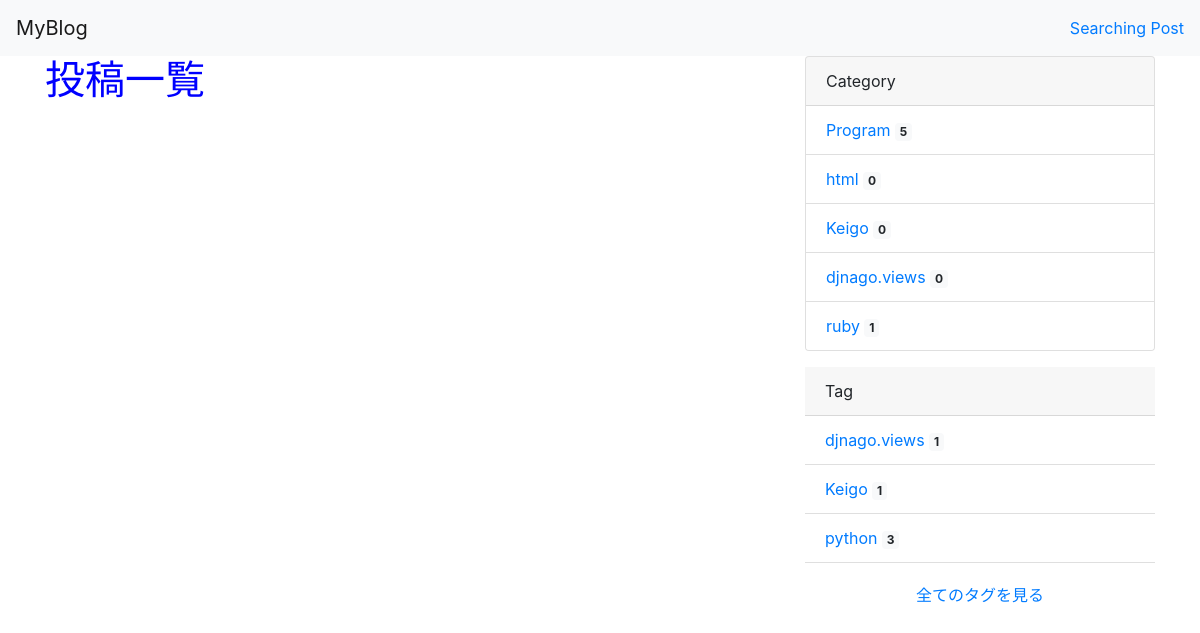
The page / on the database its author committed.
### blog_base/models.py (models this page shows, shortened)
class Category(models.Model):
    name = models.CharField(max_length=255)
    slug = models.SlugField(unique=True)
    timestamp = models.DateTimeField(auto_now_add=True)

class Tag(models.Model):
    name = models.CharField(max_length=225)
    slug = models.SlugField(unique=True)
    timestap = models.DateTimeField(auto_now_add=True)

### blog_base/views.py (the view)
# urls.py: path('', IndexView.as_view(), name='index'),
class IndexView(ListView):
    model = Post
    template_name = 'index.html'
    paginate_by = 3

### blog_base/context_processor.py (called while the page is built)
def common(request):
    context = {
        'categories': Category.objects.annotate(
            num_post=Count('post', filter=Q(post__is_public=True))),
        'tags': Tag.objects.annotate(
            num_post=Count('post', filter=Q(post__is_public=True))),
    }
    return context

### templates/index.html (shortened to what this page needs)
{% extends 'base.html' %}
{% load static %}
{% block customcss %}
<link rel='stylesheet' href= "{% static 'css/blog.css' %}">
{% endblock customcss %}
{% block content %}
<div class='container'>
 <div class='row'>
  <main class = 'col-8'>
   {% block title %}<h1>投稿一覧</h1>{% endblock title %}
  </main>
  <aside class='col-4'>
    {% include 'base/sidevar.html' %}
 </div>
{% endblock content %}

### templates/base.html (shortened to what this page needs)
<!doctype html>
<html lang="en">
  <head>
    <link rel="stylesheet" href="https://stackpath.bootstrapcdn.com/bootstrap/4.4.1/css/bootstrap.min.css">
    {% block customcss %}
    {% endblock customcss %}
  </head>
  <body>
    {% include "base/var.html" %}
    {% block content %}
    {% endblock content %}
  </body>
</html>

### templates/base/var.html
<nav class="navbar navbar-light bg-light">
  <a href='{% url 'blog_base:index' %}' class="navbar-brand">MyBlog</a>
  <a href='{% url 'blog_base:search_post' %}'>Searching Post</a>
</nav>

### templates/base/sidevar.html
<div class="card mb-3">
<div class="card-header">
  Category
</div>
<ul class="list-group list-group-flush">
  {% for category in categories %}
  <li class="list-group-item">
    <a href="{% url 'blog_base:category_post' category.slug %}">{{ category.name }}</a>
    <span class="badge badge-light">{{ category.num_post }}</span>
  </li>
  {% endfor %}
</ul>
</div>
<div class="card-header">
  Tag
</div>
<ul class="list-group list-group-flush">
  {% for tag in tags %}
  <li class="list-group-item">
    <a href="{% url 'blog_base:tag_post' tag.slug %}">{{ tag.name }}</a>
    <span class="badge badge-light">{{ tag.num_post }}</span>
  </li>
  {% endfor %}
</ul>
<div class='card-body text-center'>
  <a href="{% url 'blog_base:tag' %}"  class='card-link'>全てのタグを見る</a>
</div>
</div>

### static/css/blog.css (style rules this page uses)
h1 { color: blue; }

### rows shown on the page
Category: name "Program", num_post "5"
Category: name "html", num_post "0"
Category: name "Keigo", num_post "0"
Category: name "djnago.views", num_post "0"
Category: name "ruby", num_post "1"
Tag: name "djnago.views", num_post "1"
Tag: name "Keigo", num_post "1"
Tag: name "python", num_post "3"
